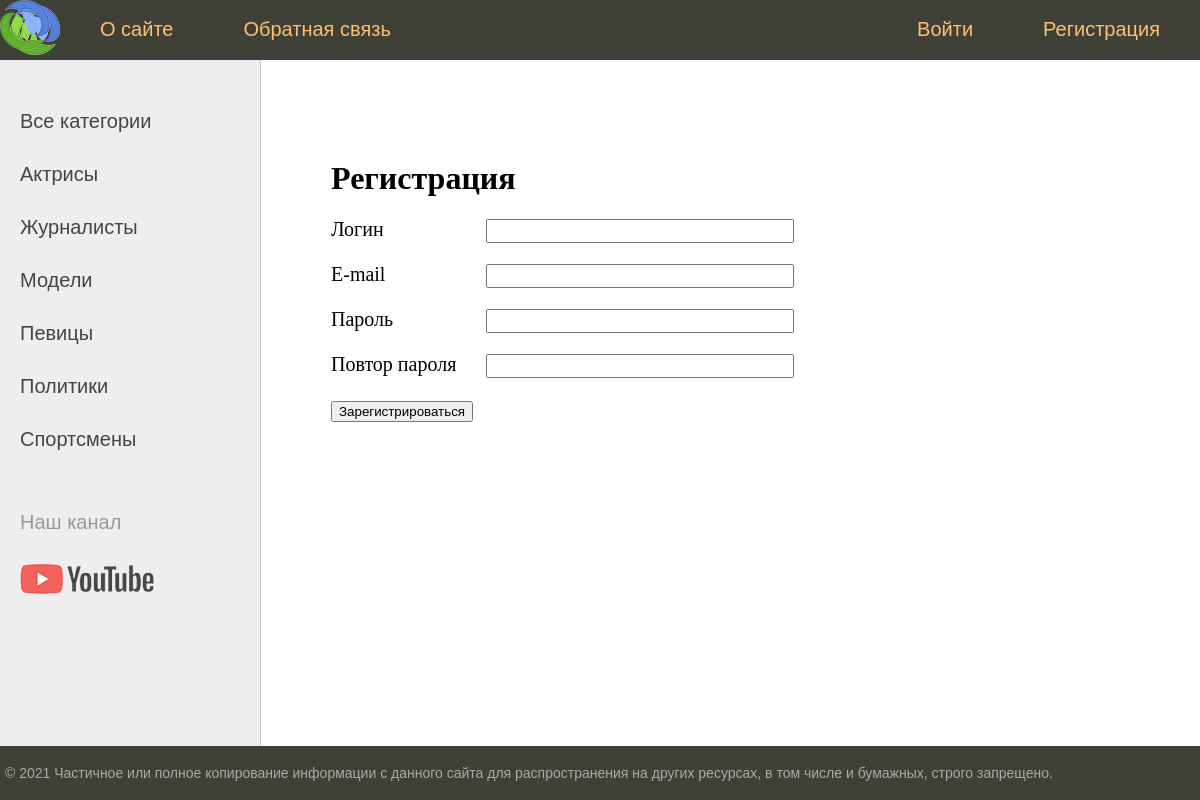
Screenshot of /register with the database file from the repository.
### women/models.py (models this page shows, shortened)
class Category(models.Model):
    name = models.CharField(max_length=255, db_index=True)
    slug = models.SlugField(max_length=255, unique=True, db_index=True, verbose_name="URL")
    class Meta:
        verbose_name = 'Категория'
        verbose_name_plural = 'Категории'
    def get_absolute_url(self):
        return reverse('women:category', kwargs={'cat_slug':self.slug});

### women/views.py (the view)
# urls.py: path('register', RegisterUser.as_view(), name='register'),
class RegisterUser(DataMixin, CreateView):
    form_class = RegisterUserForm
    template_name = 'women/register.html'
    success_url = reverse_lazy('women:login')
    def get_context_data(self, *, object_list=None, **kwargs):
        context = super().get_context_data(**kwargs)
        c_def = self.get_basic_data(title='Регистрация')
        return {**context, **c_def}

### women/forms.py
class RegisterUserForm(UserCreationForm):
    username = forms.CharField(label='Логин', widget=forms.TextInput(attrs={'class':'form-input'}))
    email = forms.EmailField(label='E-mail', widget=forms.EmailInput(attrs={'class':'form-input'}))
    password1 = forms.CharField(label='Пароль', widget=forms.PasswordInput(attrs={'class': 'form-input'}))
    password2 = forms.CharField(label='Повтор пароля', widget=forms.PasswordInput(attrs={'class': 'form-input'}))
    class Meta:
        model = User
        fields = ('username','email','password1','password2')

### women/templatetags/women_tags.py (called while the page is built)
@register.inclusion_tag('women/list_categories.html')
def categories_list(sort_params=None, cat_slug_selected=0):
    if not sort_params:
        cats = Category.objects.all()
    else:
        cats = Category.objects.order_by(sort_params)
    return { 'cats':  cats, 'cat_slug_selected': cat_slug_selected }

### women/utils.py (called while the page is built)
    def get_basic_data(self, **kwargs):
        context = kwargs
        cats = cache.get('cats')
        if not cats:
            cats = Category.objects.annotate(Count('women'))
            cache.set('cats',cats, 60)
        user_menu = menu.copy()
        if not self.request.user.is_authenticated:
           del user_menu[1]
        context['menu']=user_menu
        context['cats']=cats
        if 'cat_selected' not in context:
            context['cat_selected']=0
        return context

### women/templates/women/register.html (shortened to what this page needs)
{% extends 'women/base.html' %}
{% block content %}
<div>
    <h1>Регистрация</h1>
    <form method="post">
        {% for f in form %}
            <p><label class="form-label" for="{{ f.id_for_label }}">{{ f.label }}</label> {{ f }}</p>
        {% endfor %}
        <button type="submit">Зарегистрироваться</button>
    </form>
</div>
{% endblock %}

### women/templates/women/list_categories.html
{% if cat_slug_selected == 0 %}
	<li class="selected">Все категории</li>
{% else %}
	<li><a href="{% url 'women:home' %}">Все категории</a></li>
{% endif %}
{% for cat in cats %}
	{% if cat.slug == cat_slug_selected %}
		<li class="selected">{{ cat.name }}</li>
	{% else %}
		<li><a href="{{ cat.get_absolute_url }}">{{ cat.name }}</a></li>
	{% endif %}
{% endfor %}

### women/static/women/css/styles.css (style rules this page uses)
html, body { font-family: 'Arial'; margin: 0; padding: 0; height: 100%; width: 100%; color: #444; }
a { color: #0059b2; text-decoration: none; }
.left-chapters ul li { margin: 30px 0 0 0; color: #999; }
.left-chapters ul li a { color: #444; text-decoration: none; }
.content-text h1 { font-size: 32px; }
.form-input { width: 300px; font-size: 16px; }
.form-label { display: inline-block; min-width: 150px; vertical-align: top; }

### rows the page displays
Category: name "Актрисы"
Category: name "Журналисты"
Category: name "Модели"
Category: name "Певицы"
Category: name "Политики"
Category: name "Спортсмены"

### other values shown
{{ mi.title }} "О сайте" "Обратная связь"
{{ f.label }} "Логин" "E-mail" "Пароль" "Повтор пароля"
